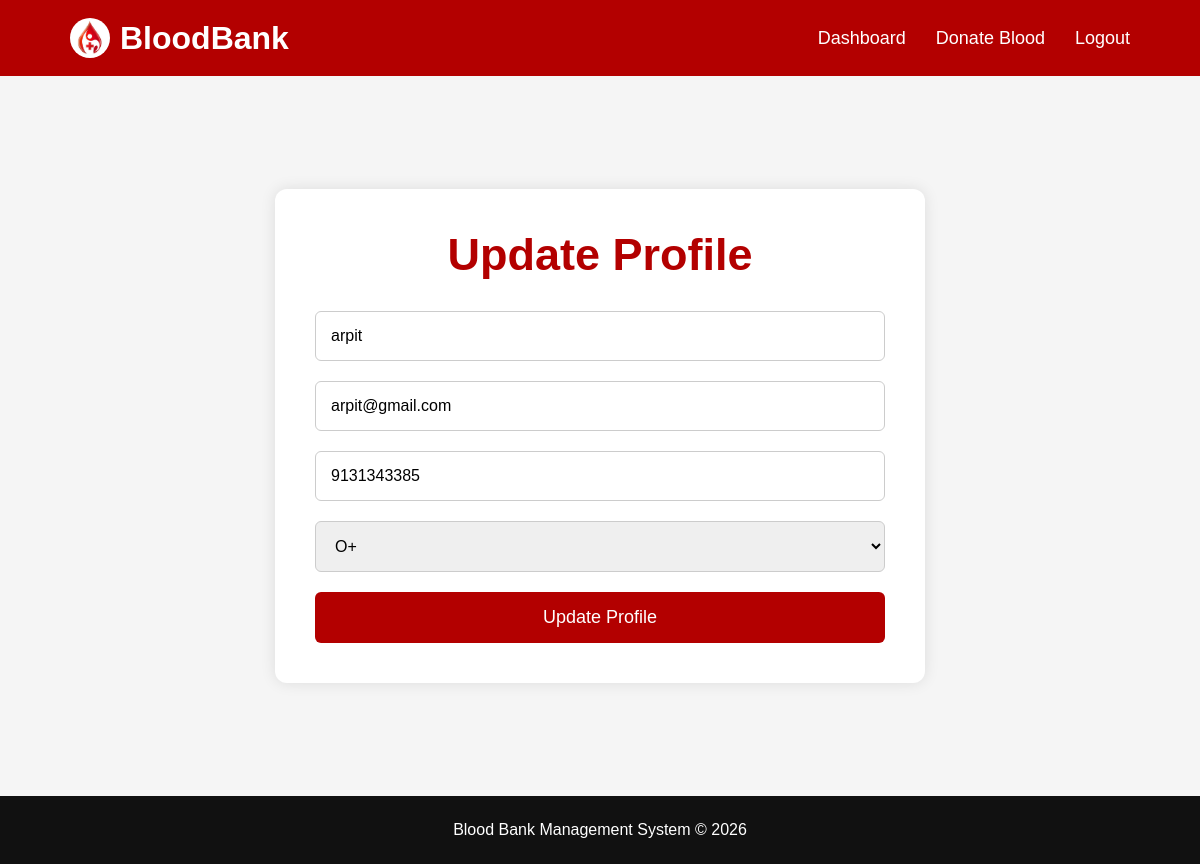
The app's page /update-profile/ (signed in) with its own data.
### main/models.py (models this page shows, shortened)
class Register(models.Model):
    ROLE_CHOICES = (
        ('Donor','Donor'),
        ('Patient','Patient'),
    )
    BLOOD_GROUPS = (
        ('A+','A+'),
        ('A-','A-'),
        ('B+','B+'),
        ('B-','B-'),
        ('AB+','AB+'),
        ('AB-','AB-'),
        ('O+','O+'),
        ('O-','O-'),
    )
    name=models.CharField(max_length=100)
    email=models.EmailField(unique=True)
    phone=models.CharField(max_length=15)
    age=models.IntegerField()
    blood_group=models.CharField(max_length=5,choices=BLOOD_GROUPS)
    role=models.CharField(max_length=20,choices=ROLE_CHOICES)
    password=models.CharField(max_length=100)

### main/views.py (the view, shortened to what this page needs)
# urls.py: path('update-profile/',views.update_profile,name='update_profile'),
def update_profile(request):
    if 'user_id' not in request.session:
        return redirect('login')
    user = Register.objects.get(
        id=request.session['user_id']
    )
    context = {
        'user':user
    }
    return render(
        request,
        'update_profile.html',
        context
    )

### templates/update_profile.html (shortened to what this page needs)
{% load static %}
<!DOCTYPE html>
<html lang="en">
<head>
</head>
<body>
<nav>
    <div class="logo">
    <img src="{% static 'images/blood.jpg' %}" alt="Logo">
    <span>BloodBank</span>
    </div>
    <ul>
    {% if user.role == "Donor" %}
        <li>
            <a href="{% url 'donor_dashboard' %}">
                Dashboard
            </a>
        </li>
        <li>
            <a href="{% url 'donate_blood' %}">
                Donate Blood
            </a>
        </li>
    {% endif %}
    <li>
        <a href="{% url 'logout' %}">
            Logout
        </a>
    </li>
</ul>
</nav>
<section class="update-section">
    <div class="update-box">
        <h1>Update Profile</h1>
        <form method="POST">
            <div class="input-box">
                <input type="text"
                       name="name"
                       value="{{ user.name }}"
                       placeholder="Enter Name"
                       required>
            </div>
            <div class="input-box">
                <input type="email"
                       name="email"
                       value="{{ user.email }}"
                       placeholder="Enter Email"
                       required>
            </div>
            <div class="input-box">
                <input type="tel"
                       name="phone"
                       value="{{ user.phone }}"
                       placeholder="Enter Phone Number"
                       required>
            </div>
            <div class="input-box">
                <select name="blood_group" required>
                    <option value="{{ user.blood_group }}">
                        {{ user.blood_group }}
                    </option>
                </select>
            </div>
            <button type="submit">
                Update Profile
            </button>
        </form>
    </div>
</section>
<footer>
    <p>
        Blood Bank Management System © 2026
    </p>
</footer>
</body>
</html>

### templates/update_profile.html (style rules this page uses)
* { margin:0; padding:0; box-sizing:border-box; font-family:Arial; }
body { background:#f5f5f5; overflow-x:hidden; }
nav { width:100%; background:#b30000; padding:18px 70px; display:flex; justify-content:space-between; align-items:center; }
.logo { display:flex; align-items:center; gap:10px; color:white; font-size:32px; font-weight:bold; }
.logo img { width:40px; height:40px; border-radius:50%; background:white; padding:2px; object-fit:cover; }
nav ul { display:flex; list-style:none; gap:30px; }
nav ul li a { color:white; text-decoration:none; font-size:18px; transition:.3s; }
.update-section { width:100%; min-height:90vh; display:flex; justify-content:center; align-items:center; padding:40px 20px; }
.update-box { width:100%; max-width:650px; background:white; padding:40px; border-radius:12px; box-shadow:0 0 15px rgba(0,0,0,.1); }
.update-box h1 { text-align:center; color:#b30000; margin-bottom:30px; font-size:45px; }
.input-box { margin-bottom:20px; }
.input-box input, .input-box select { width:100%; padding:15px; border:1px solid #ccc; border-radius:6px; outline:none; font-size:16px; }
.update-box button { width:100%; padding:15px; border:none; background:#b30000; color:white; font-size:18px; border-radius:6px; cursor:pointer; transition:.4s; }
footer { background:#111; color:white; text-align:center; padding:25px; }

### records on screen
Register: name "arpit", email "arpit@gmail.com", phone "9131343385", blood_group "O+"
